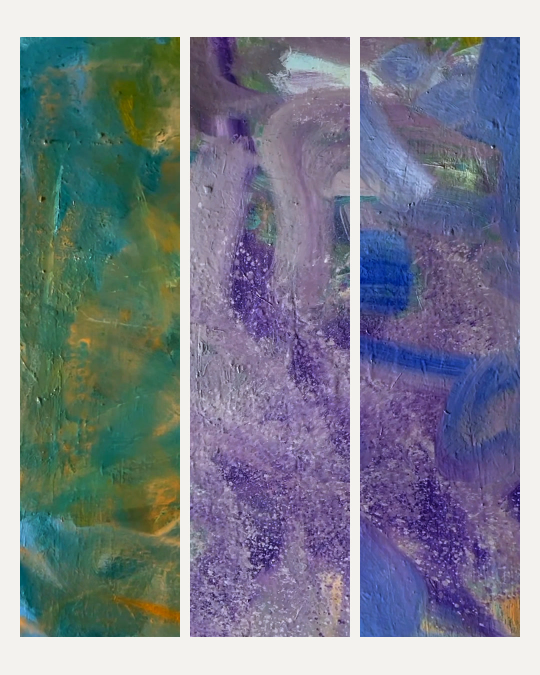
#> input picture reel/janet_rework_triptych_post.jpg, 1080 x 1350 px (shown at 1/2 size)
$ python -i stab.py   (imports and definitions only)
#> lines starting #> are read from the running program, lines starting #| are printed output that depends on the picture
#!/usr/bin/env python3
"""Locked-off process cut: stabilise every clip and align all clips to one
canvas position, so only the paint changes.

Per frame:  frame --H_frame--> clip anchor (first frame) --H_clip--> reference (3657)
            --B--> output box (4:5 window around the canvas, 1080x1350).
Pixels a frame doesn't cover are filled from a static background plate.
"""
import cv2, glob, numpy as np, subprocess, sys
from multiprocessing import Pool

U = '/root/.claude/uploads/d901dcad-3814-5d42-8c2c-d198042d327b'
P = '/tmp/claude-0/-home-user-Little-Bean-Server/d901dcad-3814-5d42-8c2c-d198042d327b/scratchpad/proc'
LAND = ('3628', '3629', '3631', '3632')
OW, OH = 1080, 1350
# output box in reference coords: canvas is ~x 0..980, y 280..1540
BX, BY, BW, BH = -40, 245, 1060, 1325
B = np.array([[OW / BW, 0, -BX * OW / BW], [0, OH / BH, -BY * OH / BH], [0, 0, 1]])

# [1 line not run here, left out]


def src(c):
    return glob.glob(f'{U}/*IMG_{c}.MOV')[0]


def dims(c):
    return (1920, 1080) if c in LAND else (1080, 1920)


# [5 lines left out: function read_frames, not called in this run]


sift = cv2.SIFT_create(3000)


def feats(im):
    g = cv2.cvtColor(cv2.resize(im, None, fx=0.5, fy=0.5, interpolation=cv2.INTER_AREA), cv2.COLOR_BGR2GRAY)
    return sift.detectAndCompute(g, None)


# [79 lines left out: functions frame_H, smooth_Hs, plate, process, not called in this run]


# [7 lines not run here, left out]

>>> import cv2
>>> picture = cv2.imread('../janet_rework_triptych_post.jpg')
#> picture is the input picture: shape (1350, 1080, 3); mean B, G, R 144.5, 131.6, 126.7
>>> result = feats(picture)
#> in feats, `g = cv2.cvtColor(cv2.resize(im, None, fx=0.5, fy=0.5, interpolation=cv..`:
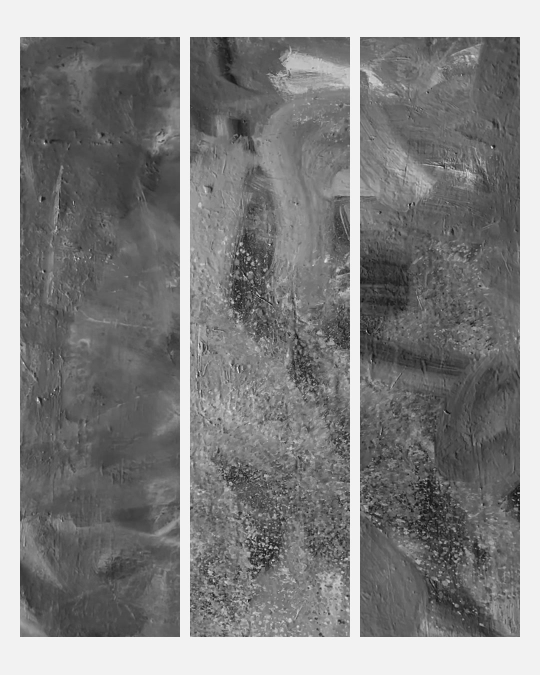
#> g: shape (675, 540); min 14, max 245, mean 131.7

$ run again, on reel/janet_rework_triptych_2.png
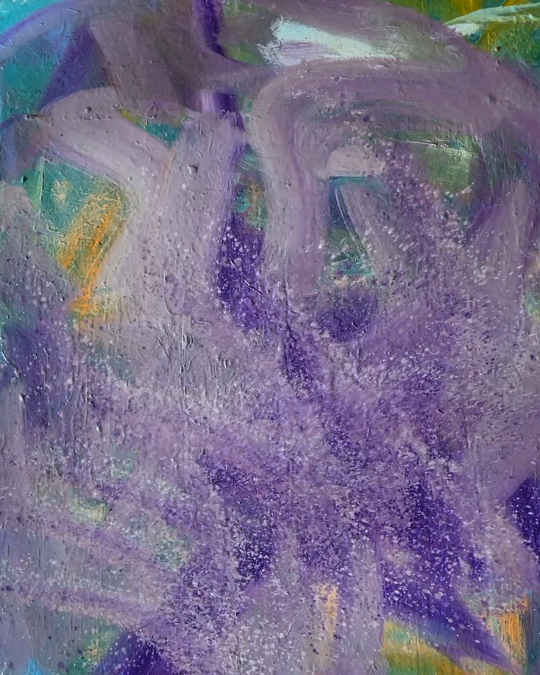
#> input picture reel/janet_rework_triptych_2.png, 1080 x 1350 px (shown at 1/2 size)
#> picture is the input picture: shape (1350, 1080, 3); mean B, G, R 137.7, 110.2, 119.1
#> in feats, `g = cv2.cvtColor(cv2.resize(im, None, fx=0.5, fy=0.5, interpolation=cv..`:
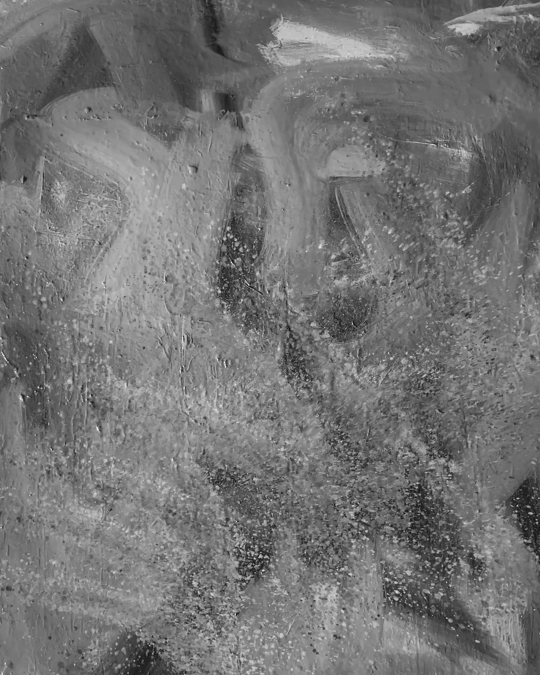
#> g: shape (675, 540); min 15, max 240, mean 116.1

$ run again, on reel/janet_rework_triptych_3.png
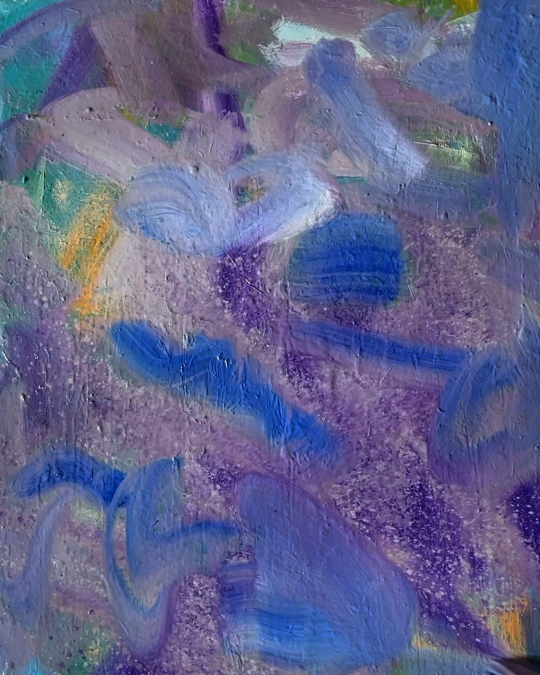
#> input picture reel/janet_rework_triptych_3.png, 1080 x 1350 px (shown at 1/2 size)
#> picture is the input picture: shape (1350, 1080, 3); mean B, G, R 140.8, 99.2, 96.8
#> in feats, `g = cv2.cvtColor(cv2.resize(im, None, fx=0.5, fy=0.5, interpolation=cv..`:
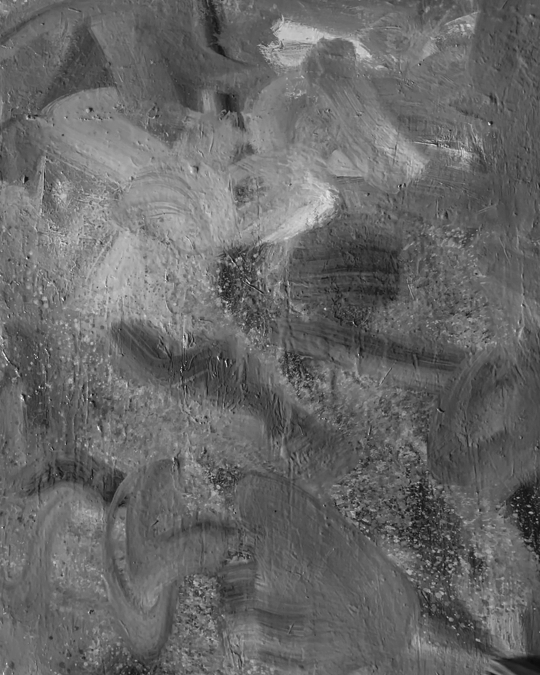
#> g: shape (675, 540); min 11, max 239, mean 103.3

$ run again, on reel/janet_rework_triptych_reel.png
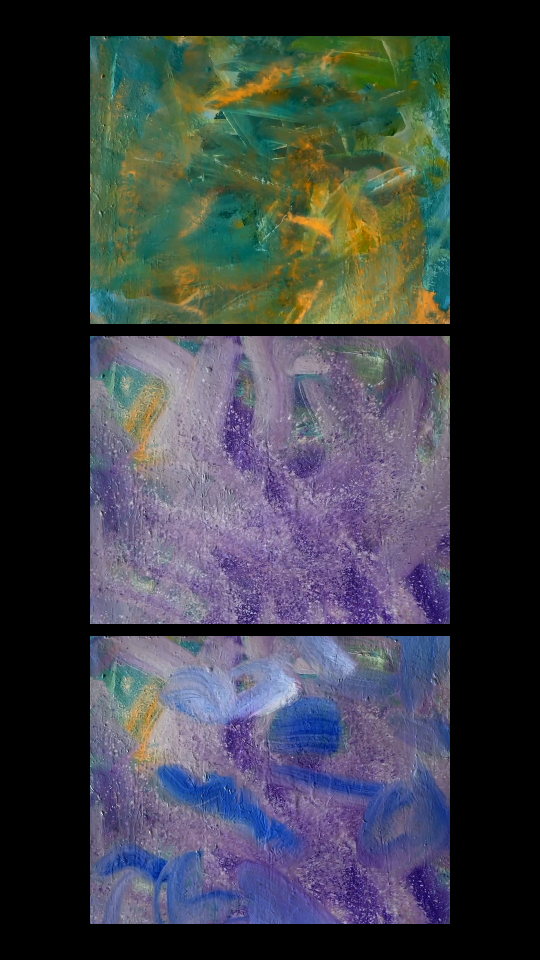
#> input picture reel/janet_rework_triptych_reel.png, 1080 x 1920 px (shown at 1/2 size)
#> picture is the input picture: shape (1920, 1080, 3); mean B, G, R 69.7, 63, 60
#> in feats, `g = cv2.cvtColor(cv2.resize(im, None, fx=0.5, fy=0.5, interpolation=cv..`:
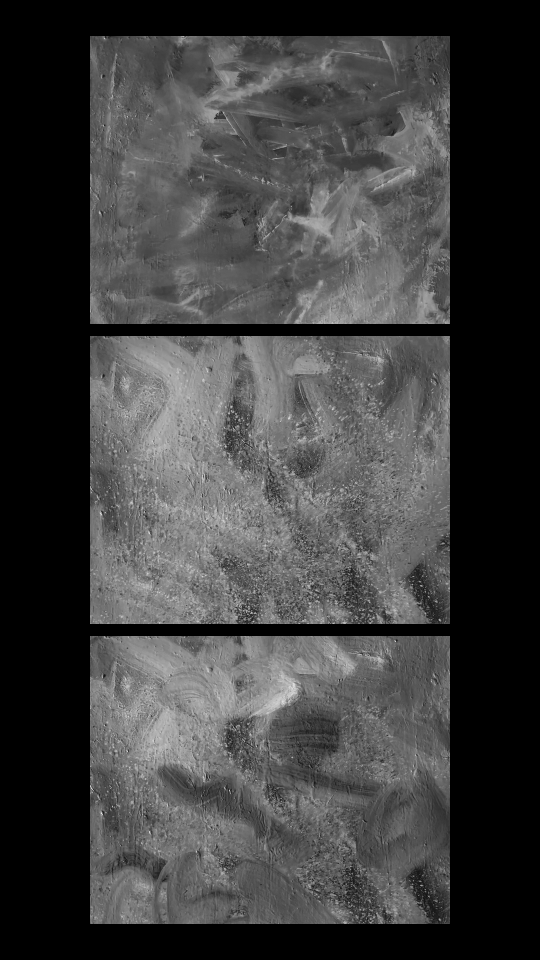
#> g: shape (960, 540); min 0, max 232, mean 62.9
